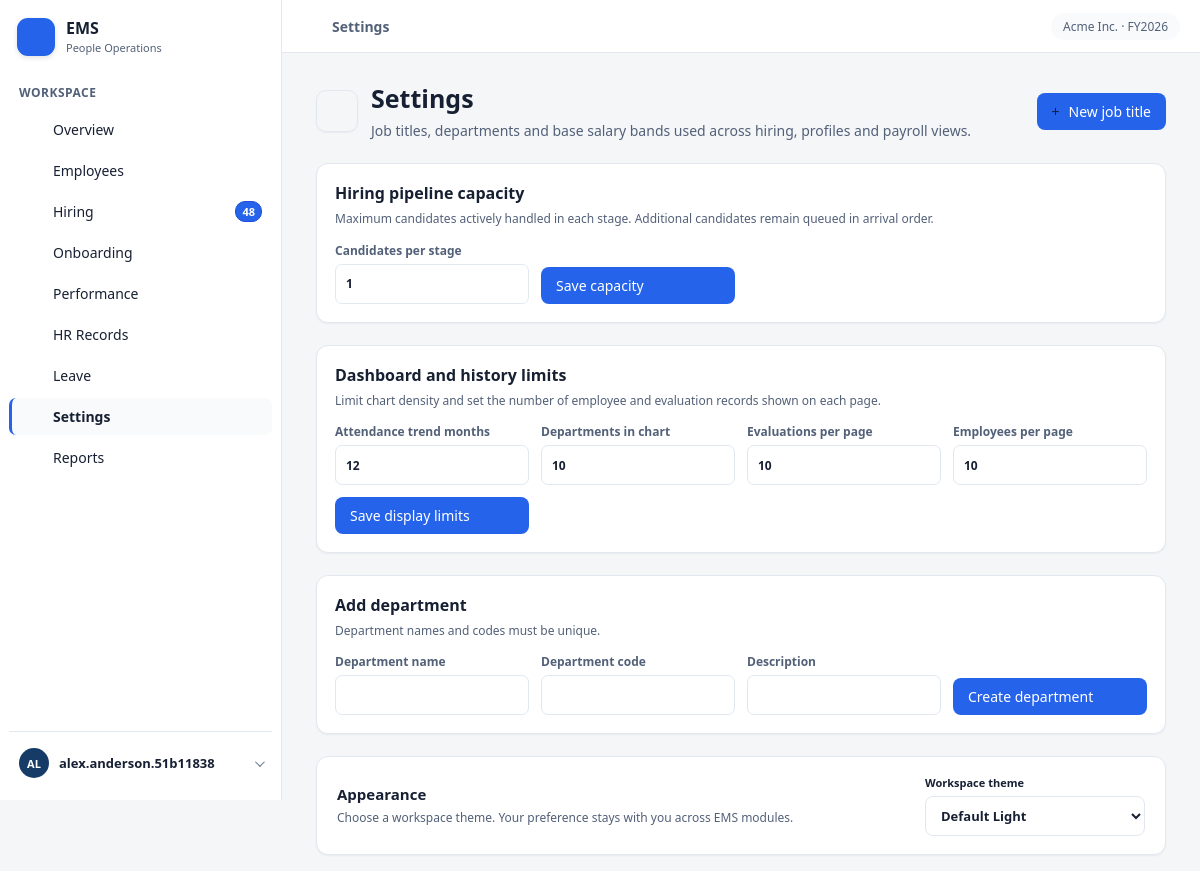
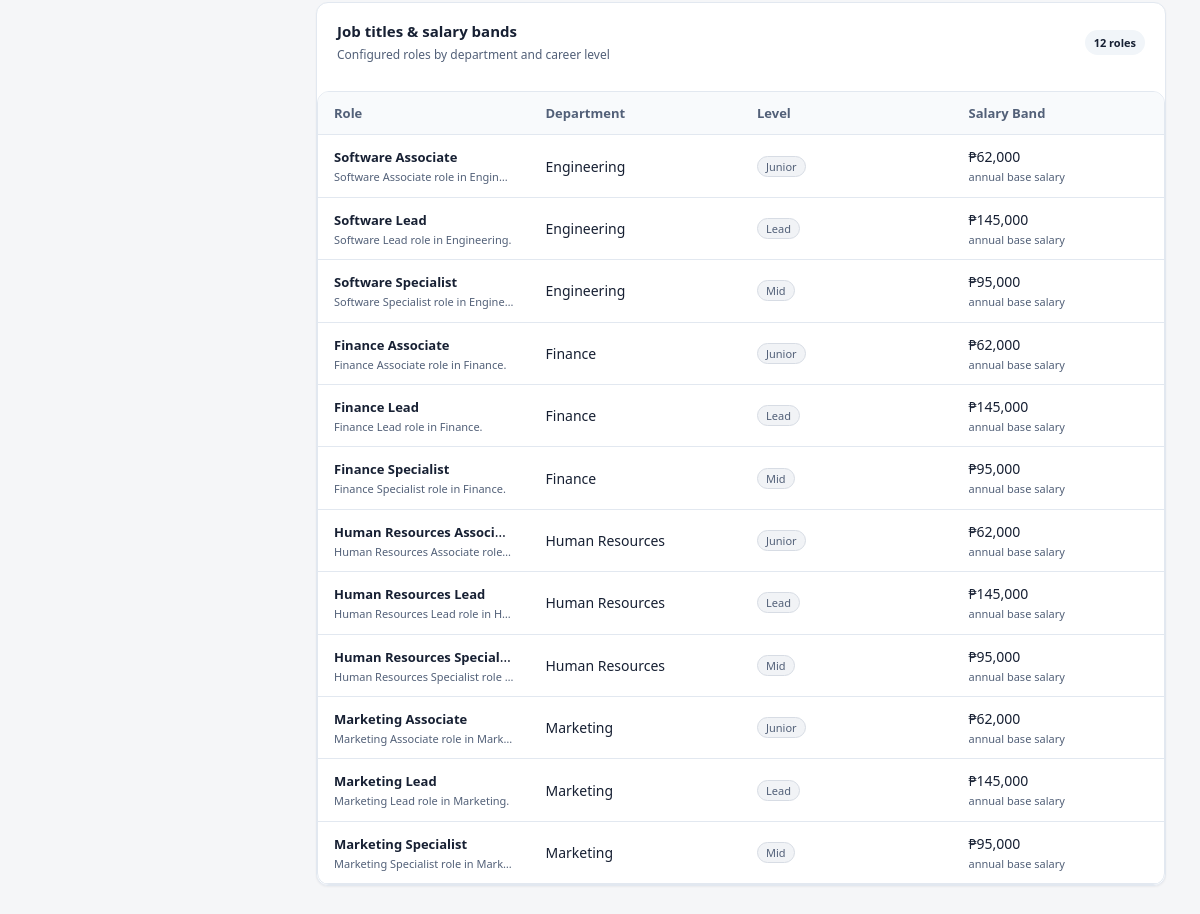
The page /settings.php (signed in) on the database its author committed (2 pictures, top to bottom).
### tables this page shows
CREATE TABLE `job_titles` (
  `job_title_id` int(10) UNSIGNED NOT NULL,
  `job_title_name` varchar(100) NOT NULL,
  `job_description` text DEFAULT NULL,
  `level` enum('Junior','Mid','Lead') DEFAULT NULL,
  `pay_grade` varchar(20) DEFAULT NULL,
  `min_salary` decimal(12,2) DEFAULT NULL,
  `max_salary` decimal(12,2) DEFAULT NULL,
  `department_id` int(10) UNSIGNED NOT NULL,
  `is_active` tinyint(1) NOT NULL DEFAULT 1
);

CREATE TABLE `departments` (
  `department_id` int(10) UNSIGNED NOT NULL,
  `department_name` varchar(100) NOT NULL,
  `department_code` varchar(20) NOT NULL,
  `manager_id` int(10) UNSIGNED DEFAULT NULL,
  `description` text DEFAULT NULL,
  `is_active` tinyint(1) NOT NULL DEFAULT 1
);

### dashboard-page.php (the view, shortened to what the rows shown need)
<?php
require_once __DIR__ . '/dashboard-data.php';
$pages = [
    'employees' => ['title' => 'Employees', 'icon' => 'users', 'subtitle' => 'The full directory - profiles, roles, salaries and status.'],
    'hiring' => ['title' => 'Hiring', 'icon' => 'person-add', 'subtitle' => 'Applicant tracking with a live pipeline and automatic time-to-hire on every completed hire.'],
    'onboarding' => ['title' => 'Onboarding', 'icon' => 'sparkles', 'subtitle' => 'Orientation, requirements, training and company policies - every new hire gets a clear checklist.'],
    'performance' => ['title' => 'Performance', 'icon' => 'performance', 'subtitle' => 'Records employee performance, evaluations and achievements - from draft to signed acknowledgment.'],
    'hr-records' => ['title' => 'HR Records', 'icon' => 'gavel', 'subtitle' => 'Memos, warning notices, policy violations and formal commendations - with resolution tracking and signed acknowledgment.'],
    'leave' => ['title' => 'Leave Management', 'icon' => 'calendar', 'subtitle' => 'Time-off requests, approval workflow and balance tracking - approvals deduct days automatically.'],
    'settings' => ['title' => 'Settings', 'icon' => 'settings', 'subtitle' => 'Job titles, departments and base salary bands used across hiring, profiles and payroll views.'],
    'reports' => ['title' => 'Reports', 'icon' => 'chart', 'subtitle' => 'Workforce, compensation, turnover and recruiting summaries for operational planning.'],
];
$page = $pages[$pageKey];
$employeeSearch = trim((string) ($_GET['search'] ?? ''));
$departmentFilter = (string) ($_GET['department'] ?? '');
$statusFilter = (string) ($_GET['status'] ?? '');
$employeeRows = isset($employeeRows) ? $employeeRows : array_values(array_filter($employees, static function (array $employee) use ($employeeSearch, $departmentFilter, $statusFilter): bool {
    $matchesSearch = $employeeSearch === '' || stripos($employee['name'] . ' ' . $employee['email'], $employeeSearch) !== false;
    $matchesDepartment = $departmentFilter === '' || $employee['department'] === $departmentFilter;
    $matchesStatus = $statusFilter === '' || $employee['status'] === $statusFilter;
    return $matchesSearch && $matchesDepartment && $matchesStatus;
}));
$departmentOptions = isset($departmentOptions)
    ? $departmentOptions
    : array_values(array_unique(array_column($jobTitles, 'department')));
?>
<!DOCTYPE html>
<html lang="en">
<head>
    <link rel="stylesheet" href="styles.css?v=<?= (int) filemtime(__DIR__ . '/styles.css') ?>">
    <link rel="stylesheet" href="dashboard.css?v=<?= (int) filemtime(__DIR__ . '/dashboard.css') ?>">
</head>
<body class="module-dashboard">
    <main class="main-content">
        <div class="container module-container">
            <section class="module-intro">
                <div><h1><?= ems_h($page['title'] === 'Performance' ? 'Performance · KPI' : $page['title']) ?></h1><p class="page-subtitle"><?= ems_h($page['subtitle']) ?></p></div>
            </section>
            <?php if ($pageKey === 'employees'): ?>
                <form class="filter-bar" method="get" action="employees.php">
                    <input type="hidden" name="page" value="1">
                    <label class="search-control"><?= ems_icon('search') ?><input type="search" name="search" value="<?= ems_h($employeeSearch) ?>" placeholder="Search name or email..." aria-label="Search name or email"></label>
                    <label class="select-control"><span class="sr-only">Department</span><select name="department_id" onchange="this.form.submit()"><option value="">All departments</option><?php foreach ($departmentOptions as $departmentId => $departmentName): ?><option value="<?= (int) $departmentId ?>"<?= (string) $departmentFilter === (string) $departmentId ? ' selected' : '' ?>><?= ems_h($departmentName) ?></option><?php endforeach; ?></select></label>
                    <label class="select-control"><span class="sr-only">Status</span><select name="status" onchange="this.form.submit()"><option value="">All statuses</option><?php foreach (['Active', 'Probation', 'Resigned', 'Terminated'] as $status): ?><option value="<?= ems_h($status) ?>"<?= $statusFilter === $status ? ' selected' : '' ?>><?= ems_h($status) ?></option><?php endforeach; ?></select></label>
                    <button class="filter-submit" type="submit">Search</button>
                </form>
                <?php if ($employeeFeedback): ?><p class="applicant-feedback" role="<?= $employeeFeedback['type'] === 'error' ? 'alert' : 'status' ?>"><?= ems_h($employeeFeedback['message']) ?></p><?php endif; ?>
                <section class="employee-browser" data-record-pager data-page-size="<?= (int) ($displayLimits['employee_page_size'] ?? 10) ?>">
                <div class="card table-card employee-table-card">
                    <table class="data-table employee-table">
                        <thead><tr><th>Employee</th><th>Employee number</th><th>Role</th><th>Status</th><th>Base salary</th><th>Hired</th><?php if ($employeeCanWrite): ?><th><span class="sr-only">Actions</span></th><?php endif; ?></tr></thead>
                        <tbody>
                            <?php foreach ($employeeRows as $employee): ?>
                                <tr data-paginated-row>
                                    <td><span class="employee-cell"><span class="avatar <?= ems_h($employee['tone']) ?>"><?= ems_h($employee['initials']) ?></span><span><strong><?= ems_h($employee['name']) ?></strong><small><?= ems_h($employee['email']) ?></small></span></span></td>
                                    <td><?= ems_h($employee['employee_number']) ?></td>
                                    <td><?= ems_h($employee['role']) ?><small><?= ems_h($employee['department']) ?></small></td>
                                    <td><span class="pill <?= $employee['status'] === 'Probation' ? 'amber' : (in_array($employee['status'], ['Resigned', 'Terminated'], true) ? 'rose' : 'mint') ?>"><?= ems_h($employee['status']) ?></span></td>
                                    <td><?= ems_money($employee['salary']) ?></td><td><?= ems_h($employee['hired']) ?></td>
                                    <?php if ($employeeCanWrite): ?><td class="employee-actions-cell"><details class="employee-edit"><summary class="small-button">Edit profile</summary><form method="post" action="employees.php" class="employee-edit-form">
                                        <input type="hidden" name="csrf_token" value="<?= ems_h($_SESSION['csrf_token']) ?>">
                                        <input type="hidden" name="employee_id" value="<?= (int) $employee['employee_id'] ?>">
                                        <label>Email<input type="email" name="email" maxlength="120" value="<?= ems_h($employee['email']) ?>"></label>
                                        <label>Phone<input type="tel" name="phone_number" maxlength="30" value="<?= ems_h($employee['phone_number']) ?>"></label>
                                        <label>Address<input type="text" name="address" maxlength="255" value="<?= ems_h($employee['address']) ?>"></label>
                                        <label>Emergency contact<input type="text" name="emergency_contact" maxlength="255" value="<?= ems_h($employee['emergency_contact']) ?>"></label>
                                        <label>Department<select name="department_id"><option value="">Unassigned</option><?php foreach ($departmentOptions as $departmentId => $departmentName): ?><option value="<?= (int) $departmentId ?>"<?= (string) $employee['department_id'] === (string) $departmentId ? ' selected' : '' ?>><?= ems_h($departmentName) ?></option><?php endforeach; ?></select></label>
                                        <label>Job title<select name="job_title_id"><option value="">Unassigned</option><?php foreach ($jobTitleOptions as $jobTitleId => $jobTitleName): ?><option value="<?= (int) $jobTitleId ?>"<?= (string) $employee['job_title_id'] === (string) $jobTitleId ? ' selected' : '' ?>><?= ems_h($jobTitleName) ?></option><?php endforeach; ?></select></label>
                                        <label>Employment status<select name="employment_status" required><?php foreach (['Active', 'Probation', 'Resigned', 'Terminated'] as $status): ?><option value="<?= ems_h($status) ?>"<?= $employee['employment_status'] === $status ? ' selected' : '' ?>><?= ems_h($status) ?></option><?php endforeach; ?></select></label>
                                        <button class="btn-primary" type="submit">Save profile</button>
                                    </form></details></td><?php endif; ?>
                                </tr>
                            <?php endforeach; ?>
                            <tr data-pager-empty<?= $employeeRows ? ' hidden' : '' ?>><td colspan="<?= $employeeCanWrite ? 7 : 6 ?>" class="empty-state">No employees match those filters.</td></tr>
                        </tbody>
                    </table>
                </div>
                <div class="applicant-pagination"><span data-page-summary aria-live="polite"></span><div><button type="button" data-page-prev disabled>Previous</button><span data-page-numbers></span><span data-page-indicator></span><button type="button" data-page-next disabled>Next</button></div></div>
                </section>
            <?php elseif ($pageKey === 'settings'): ?>
                <?php if ($settingsCanWrite): ?>
                    <section class="card settings-create-section">
                        <div class="section-title"><h2>Hiring pipeline capacity</h2><p>Maximum candidates actively handled in each stage. Additional candidates remain queued in arrival order.</p></div>
                    </section>
                    <section class="card settings-create-section">
                        <div class="section-title"><h2>Dashboard and history limits</h2><p>Limit chart density and set the number of employee and evaluation records shown on each page.</p></div>
                    </section>
                    <section class="card settings-create-section">
                        <div class="section-title"><h2>Add department</h2><p>Department names and codes must be unique.</p></div>
                    </section>
                <?php endif; ?>
                <section class="card appearance-card" aria-labelledby="appearance-title">
                    <div class="appearance-copy">
                        <h2 id="appearance-title">Appearance</h2>
                    </div>
                </section>
                <section class="card settings-table-section"><div class="settings-table-heading"><div><h2>Job titles &amp; salary bands</h2><p>Configured roles by department and career level</p></div><span><?= count($jobTitles) ?> roles</span></div><div class="table-card compact-table-wrap"><table class="data-table settings-table"><thead><tr><th>Role</th><th>Department</th><th>Level</th><th>Salary Band</th></tr></thead><tbody><?php foreach ($jobTitles as $role): ?><tr><td><strong><?= ems_h($role['title']) ?></strong><small><?= ems_h($role['description']) ?></small></td><td><?= ems_h($role['department']) ?></td><td><span class="pill slate"><?= ems_h($role['level']) ?></span></td><td><?= ems_money($role['salary']) ?><small>annual base salary</small></td></tr><?php endforeach; ?></tbody></table></div></section>
            <?php endif; ?>
        </div>
    </main>
</body>
</html>

### rows shown on the page
job_titles: job_title_name "Software Associate", description "Software Associate role in Engine…", department.department_name "Engineering", level "Junior", salary "₱62,000"
job_titles: job_title_name "Software Lead", description "Software Lead role in Engineering.", department.department_name "Engineering", level "Lead", salary "₱145,000"
job_titles: job_title_name "Software Specialist", description "Software Specialist role in Engine…", department.department_name "Engineering", level "Mid", salary "₱95,000"
job_titles: job_title_name "Finance Associate", description "Finance Associate role in Finance.", department.department_name "Finance", level "Junior", salary "₱62,000"
job_titles: job_title_name "Finance Lead", description "Finance Lead role in Finance.", department.department_name "Finance", level "Lead", salary "₱145,000"
job_titles: job_title_name "Finance Specialist", description "Finance Specialist role in Finance.", department.department_name "Finance", level "Mid", salary "₱95,000"
job_titles: job_title_name "Human Resources Associate", description "Human Resources Associate role…", department.department_name "Human Resources", level "Junior", salary "₱62,000"
job_titles: job_title_name "Human Resources Lead", description "Human Resources Lead role in H…", department.department_name "Human Resources", level "Lead", salary "₱145,000"
job_titles: job_title_name "Human Resources Specialist", description "Human Resources Specialist role…", department.department_name "Human Resources", level "Mid", salary "₱95,000"
job_titles: job_title_name "Marketing Associate", description "Marketing Associate role in Mark…", department.department_name "Marketing", level "Junior", salary "₱62,000"
job_titles: job_title_name "Marketing Lead", description "Marketing Lead role in Marketing.", department.department_name "Marketing", level "Lead", salary "₱145,000"
job_titles: job_title_name "Marketing Specialist", description "Marketing Specialist role in Mark…", department.department_name "Marketing", level "Mid", salary "₱95,000"

### other values the page prints
ems_h($item['title']) "Overview"
ems_h($item['title']) "Employees"
ems_h($item['title']) "Hiring"
$item['badge'] "48"
ems_h($item['title']) "Onboarding"
ems_h($item['title']) "Performance"
ems_h($item['title']) "HR Records"
ems_h($item['title']) "Leave"
ems_h($item['title']) "Settings"
ems_h($item['title']) "Reports"
ems_h(strtoupper(substr((string) $_SESSION['username'], 0, 2))) "AL"
ems_h($_SESSION['username']) "alex.anderson.51b11838"
ems_h($page['title']) "Settings"
ems_h($page['subtitle']) "Job titles, departments and base salary bands used across hiring, profiles and payroll views."
count($jobTitles) "12"
